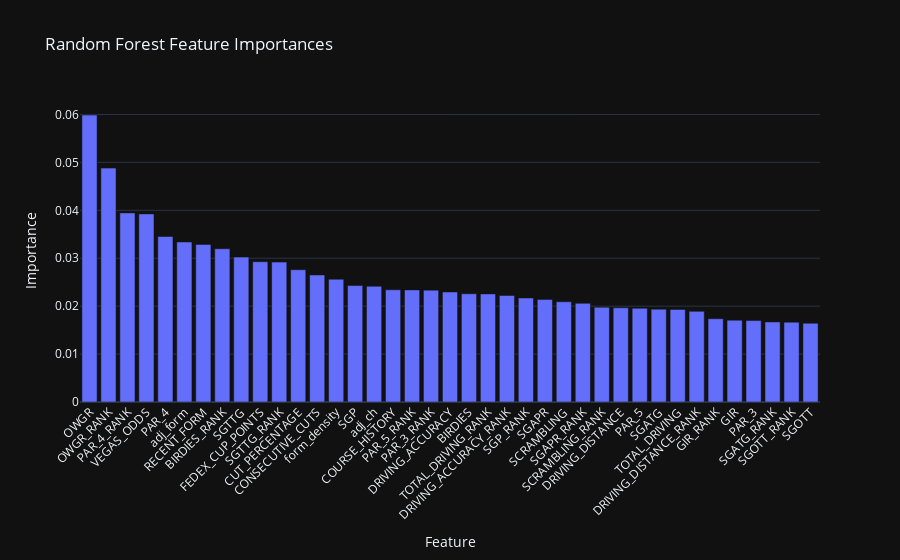

The notebook cell this image was saved under:
### Markdown cell above
Random Forest Training & Feature Importance

Now we train on all the data (no longer cross-validation folds) and extract the feature importance to see how it compares with linear correlations.

### Code cell
from sklearn.ensemble import RandomForestClassifier
from sklearn.calibration import CalibratedClassifierCV
from sklearn.preprocessing import StandardScaler
from imblearn.pipeline import Pipeline
from imblearn.over_sampling import SMOTE
from imblearn.under_sampling import RandomUnderSampler
import pandas as pd
import plotly.express as px

# === Resample the full dataset ===
over = SMOTE(sampling_strategy=0.5, k_neighbors=3)
under = RandomUnderSampler(sampling_strategy=0.5)
resample_pipeline = Pipeline([("o", over), ("u", under)])
X_all_resampled, y_all_resampled = resample_pipeline.fit_resample(
    training_df[feature_cols], training_df["TOP_20"]
)

# === Standardize ===
scaler = StandardScaler()
X_all_scaled = scaler.fit_transform(X_all_resampled)

# === Train Calibrated Random Forest ===
base_rf = RandomForestClassifier(random_state=42)
final_model = CalibratedClassifierCV(estimator=base_rf, method="sigmoid", cv=5)
final_model.fit(X_all_scaled, y_all_resampled)

# === Aggregate feature importances across all CV folds ===
all_importances = np.array([
    est.estimator.feature_importances_ for est in final_model.calibrated_classifiers_
])
mean_importance = all_importances.mean(axis=0)

importance_df = pd.DataFrame({
    "Feature": feature_cols,
    "Importance": mean_importance
}).sort_values(by="Importance", ascending=False)

# === Plot feature importances ===
fig = px.bar(
    importance_df,
    x="Feature",
    y="Importance",
    title="Random Forest Feature Importances",
    template="plotly_dark"
)
fig.update_layout(xaxis_tickangle=-45)
fig.show()

### Figure 1 — Plotly figure (JSON) as saved in the notebook; plotly's stock layout.template omitted (floating-point values rounded to 4 significant figures)
{"data": [{"hovertemplate": "Feature=%{x}<br>Importance=%{y}<extra></extra>", "legendgroup": "", "marker": {"color": "#636efa", "pattern": {"shape": ""}}, "name": "", "orientation": "v", "showlegend": false, "textposition": "auto", "type": "bar", "x": ["OWGR", "OWGR_RANK", "PAR_4_RANK", "VEGAS_ODDS", "PAR_4", "adj_form", "RECENT_FORM", "BIRDIES_RANK", "SGTTG", "FEDEX_CUP_POINTS", "SGTTG_RANK", "CUT_PERCENTAGE", "CONSECUTIVE_CUTS", "form_density", "SGP", "adj_ch", "COURSE_HISTORY", "PAR_5_RANK", "PAR_3_RANK", "DRIVING_ACCURACY", "BIRDIES", "TOTAL_DRIVING_RANK", "DRIVING_ACCURACY_RANK", "SGP_RANK", "SGAPR", "SCRAMBLING", "SGAPR_RANK", "SCRAMBLING_RANK", "DRIVING_DISTANCE", "PAR_5", "SGATG", "TOTAL_DRIVING", "DRIVING_DISTANCE_RANK", "GIR_RANK", "GIR", "PAR_3", "SGATG_RANK", "SGOTT_RANK", "SGOTT"], "xaxis": "x", "y": [0.05987, 0.0488, 0.03946, 0.03925, 0.03454, 0.03339, 0.03288, 0.03198, 0.03024, 0.02927, 0.02919, 0.0276, 0.02651, 0.02563, 0.0243, 0.02415, 0.02341, 0.02339, 0.02334, 0.02295, 0.02258, 0.02255, 0.02222, 0.02171, 0.02141, 0.02092, 0.02059, 0.01976, 0.01967, 0.01956, 0.01938, 0.01932, 0.01892, 0.01738, 0.01707, 0.01699, 0.01671, 0.01666, 0.01644], "yaxis": "y"}], "layout": {"barmode": "relative", "legend": {"tracegroupgap": 0}, "title": {"text": "Random Forest Feature Importances"}, "xaxis": {"anchor": "y", "domain": [0, 1], "tickangle": -45, "title": {"text": "Feature"}}, "yaxis": {"anchor": "x", "domain": [0, 1], "title": {"text": "Importance"}}}}
